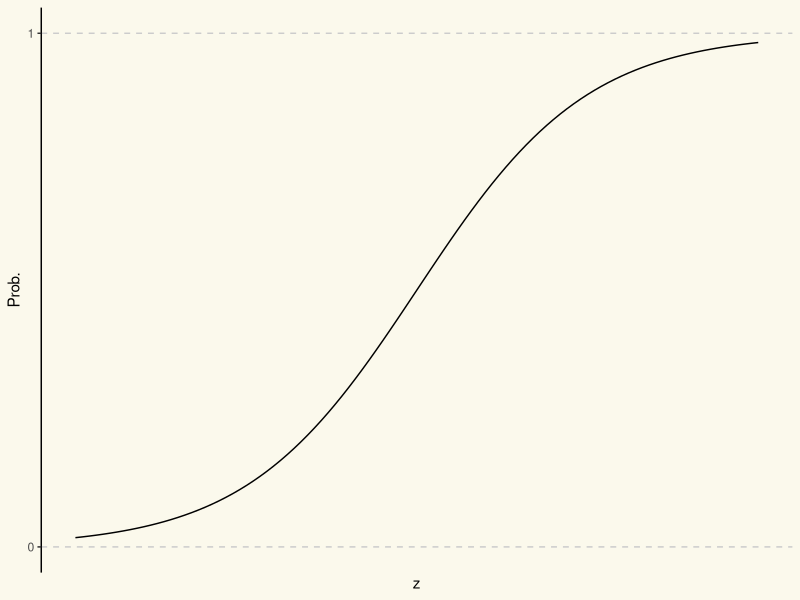
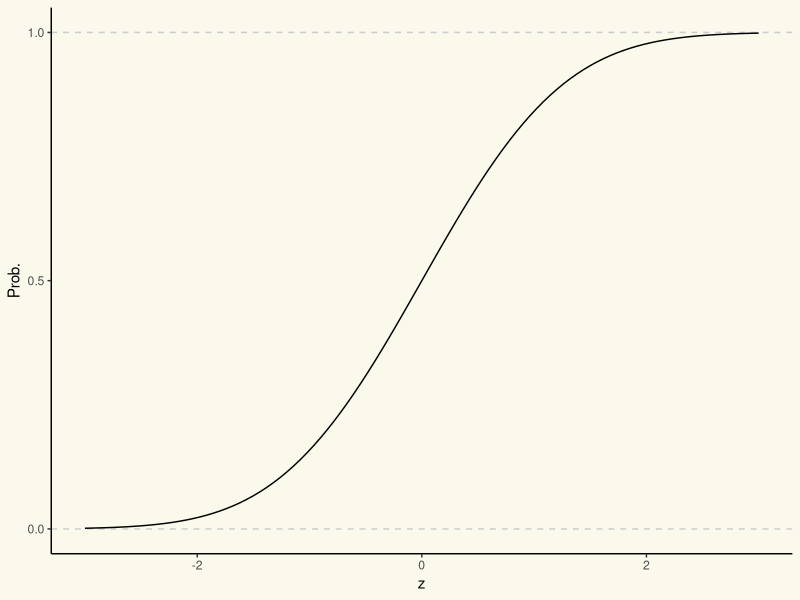
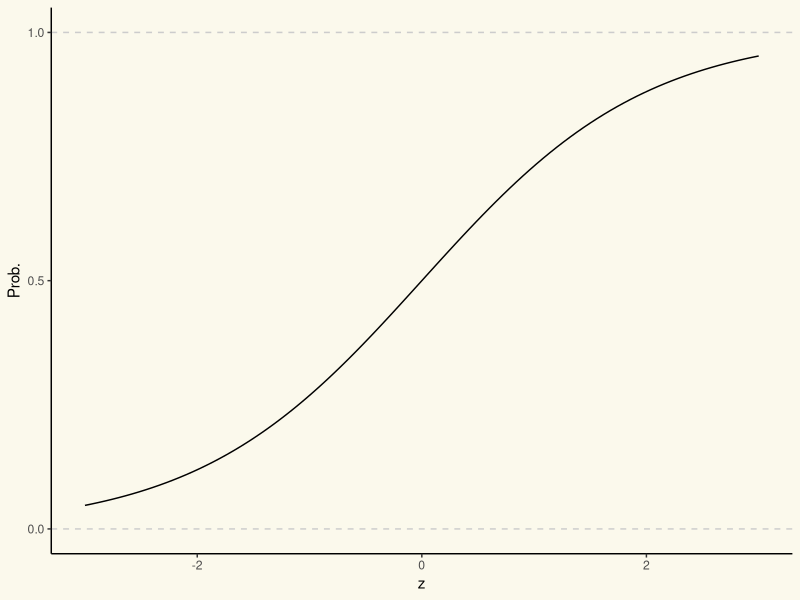

R code for these plots, in order:
## ---- chunk 1
    #| fig-width: 6
    #| fig-asp: 0.6
    #| fig-align: center

    library(ggplot2)

    ggplot() +
      geom_hline(yintercept = 1, color = "gray80", 
                 linetype = "dashed") +
      geom_hline(yintercept = 0, color = "gray80", 
                 linetype = "dashed") +
      geom_function(fun = plogis) +
      scale_y_continuous(breaks = c(0, 1)) + 
      scale_x_continuous(limits = c(-4, 4), breaks = NULL) + 
      labs(x = "z", y = "Prob.") +
      theme_classic() +
      theme(
        panel.background = element_rect(fill = "#fbf9ec"),
        plot.background = element_rect(fill = "#fbf9ec", color = NA),
    ) 
## ---- chunk 2
    #| fig-width: 5
    #| fig-asp: 0.6
    #| fig-align: center

    ggplot() +
      xlim(-3, 3) +
      geom_hline(yintercept = 1, color = "gray80", 
                 linetype = "dashed") +
      geom_hline(yintercept = 0, color = "gray80", 
                 linetype = "dashed") +
      geom_function(fun = pnorm) +
      scale_y_continuous(breaks = c(0, 0.5, 1)) + 
      labs(x = "z", y = "Prob.") +
      theme_classic() +
      theme(
        panel.background = element_rect(fill = "#fbf9ec"),
        plot.background = element_rect(fill = "#fbf9ec", color = NA),
    ) 
## ---- chunk 3
    #| fig-width: 5
    #| fig-asp: 0.6
    #| fig-align: center

    library(ggplot2)

    ggplot() +
      xlim(-3, 3) +
      geom_hline(yintercept = 1, color = "gray80", 
                 linetype = "dashed") +
      geom_hline(yintercept = 0, color = "gray80", 
                 linetype = "dashed") +
      geom_function(fun = plogis) +
      scale_y_continuous(breaks = c(0, 0.5, 1)) + 
      labs(x = "z", y = "Prob.") +
      theme_classic() +
      theme(
        panel.background = element_rect(fill = "#fbf9ec"),
        plot.background = element_rect(fill = "#fbf9ec", color = NA),
    ) 
